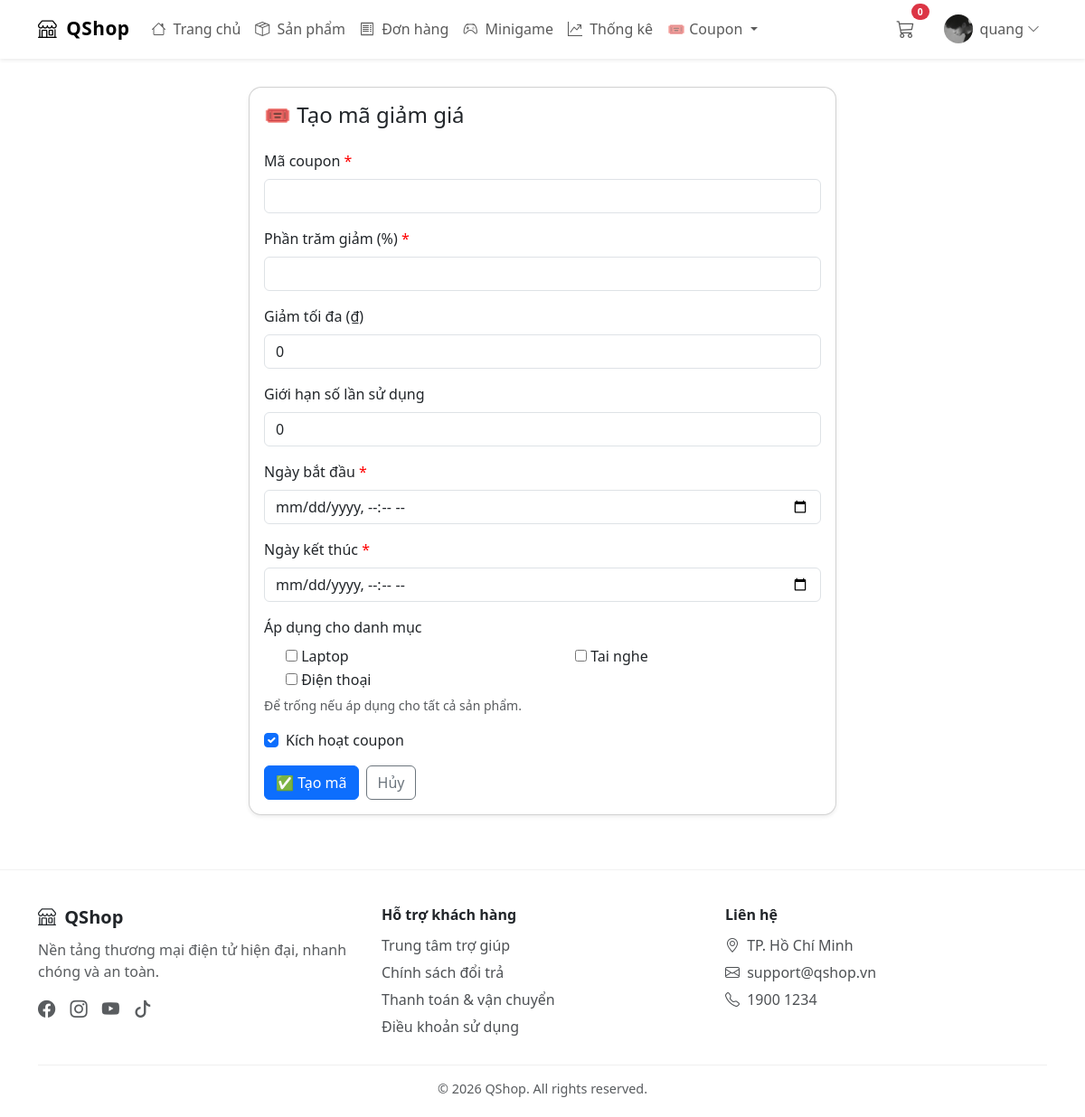
The app's page /shops/coupon/create/ (signed in) with its own data.
### users/models.py (models this page shows, shortened)
class Profile(models.Model):
    user = models.OneToOneField(settings.AUTH_USER_MODEL , on_delete=models.CASCADE)
    photo = models.ImageField(upload_to='users/%Y/%m/%d/', blank=True)
    phone = models.CharField(max_length=20, blank=True)
    address = models.TextField(blank=True)
    latitude = models.FloatField(null=True, blank=True)
    longitude = models.FloatField(null=True, blank=True)
    points = models.IntegerField(default=0)
    lifetime_points = models.IntegerField(default=0)
    minigame_plays = models.IntegerField(default=0)
    RANK_NEWBIE = "Newbie"
    RANK_EXPLORER = "Explorer"
    RANK_SHOPPER = "Shopper"
    RANK_REGULAR = "Regular"
    RANK_PREMIUM = "Premium"
    RANK_GOLD = "Gold Buyer"
    RANK_PLATINUM = "Platinum Buyer"
    RANK_DIAMOND = "Diamond Buyer"
    RANK_ELITE = "Elite Buyer"
    RANK_LEGEND = "Legend Buyer"
    RANK_CHOICES = (
        (RANK_NEWBIE, "Newbie"),
        (RANK_EXPLORER, "Explorer"),
        (RANK_SHOPPER, "Shopper"),
        (RANK_REGULAR, "Regular"),
        (RANK_PREMIUM, "Premium"),
        (RANK_GOLD, "Gold Buyer"),
        (RANK_PLATINUM, "Platinum Buyer"),
        (RANK_DIAMOND, "Diamond Buyer"),
        (RANK_ELITE, "Elite Buyer"),
        (RANK_LEGEND, "Legend Buyer"),
    )
    rank = models.CharField(
        max_length=30,
        choices=RANK_CHOICES,
        default=RANK_NEWBIE
    )

### shops/models.py (models this page shows)
class Category(models.Model):
    name = models.CharField(max_length=100, unique=True)
    slug = models.SlugField(unique=True)
    def __str__(self):
        return self.name

### shops/views.py (the view)
# urls.py: path('coupon/create/', views.create_coupon, name='coupon_create'),
@login_required
@permission_required('shops.add_coupon', raise_exception=True)
def create_coupon(request):
    form = CouponCreateForm(request.POST or None)
    if form.is_valid():
        form.save()
        return redirect('shops:coupon_stats')
    return render(request, 'shops/coupon_create.html', {'form': form})

### shops/context_processors.py (called while the page is built)
def cart_context(request):
    cart = request.session.get('cart', {})
    cart_items_count = len(cart)
    return {
        'cart_items_count': cart_items_count,
        'cart': cart
    }

### shops/templates/shops/coupon_create.html (shortened to what this page needs)
{% extends "shops/base.html" %} {% load static %}  {% block content %}
<link
  rel="stylesheet"
  href="https://cdn.jsdelivr.net/npm/flatpickr/dist/flatpickr.min.css"
/>
<div class="container mt-4 mb-5">
  <div class="card coupon-card shadow-sm">
    <div class="card-body">
      <h4 class="mb-4">🎟️ Tạo mã giảm giá</h4>
      <form method="post" novalidate>
        <div class="mb-3">
          <label class="form-label required"> Mã coupon </label>
          {{ form.code }}
        </div>
        <div class="mb-3">
          <label class="form-label required"> Phần trăm giảm (%) </label>
          {{ form.discount }}
        </div>
        <div class="mb-3">
          <label class="form-label"> Giảm tối đa (₫) </label>
          {{ form.max_discount }}
        </div>
        <div class="mb-3">
          <label class="form-label"> Giới hạn số lần sử dụng </label>
          {{ form.usage_limit }}
        </div>
        <div class="mb-3">
          <label class="form-label required"> Ngày bắt đầu </label>
          {{ form.valid_from }}
        </div>
        <div class="mb-3">
          <label class="form-label required"> Ngày kết thúc </label>
          {{ form.valid_to }}
        </div>
        <div class="mb-3">
          <label class="form-label">Áp dụng cho danh mục</label>
          <div class="row">
            {% for choice in form.categories %}
            <div class="col-md-6">
                <div class="form-check">
                    {{ choice.tag }}
                    <label class="form-check-label" for="{{ choice.id_for_label }}">
                        {{ choice.choice_label }}
                    </label>
                </div>
            </div>
            {% endfor %}
          </div>
          <div class="form-text">Để trống nếu áp dụng cho tất cả sản phẩm.</div>
        </div>
        <div class="form-check mb-3">
          {{ form.active }}
          <label class="form-check-label"> Kích hoạt coupon </label>
        </div>
        <div class="d-flex gap-2">
          <button class="btn btn-primary">✅ Tạo mã</button>
          <a
            href="{% url 'shops:coupon_stats' %}"
            class="btn btn-outline-secondary"
          >
            Hủy
          </a>
        </div>
      </form>
    </div>
  </div>
</div>
{% endblock %}

### shops/templates/shops/base.html (shortened to what this page needs)
<!doctype html>
{% load static %}
<html lang="vi">
  <head>
    <link
      href="https://cdn.jsdelivr.net/npm/bootstrap@5.3.8/dist/css/bootstrap.min.css"
      rel="stylesheet"
    />
    <link
      rel="stylesheet"
      href="https://cdn.jsdelivr.net/npm/bootstrap-icons@1.11.1/font/bootstrap-icons.css"
    />
  </head>
  <body>
    <nav class="navbar navbar-expand-lg fixed-top glass-nav shadow-sm">
      <div class="container">
        <a class="navbar-brand brand-logo" href="{% url 'shops:index' %}">
          <i class="bi bi-shop me-1"></i> QShop
        </a>
        <div class="collapse navbar-collapse" id="navbar">
          <ul class="navbar-nav me-auto">
            <li class="nav-item">
              <a class="nav-link" href="{% url 'shops:index' %}">
                <i class="bi bi-house me-1"></i> Trang chủ
              </a>
            </li>
            <li class="nav-item">
              <a class="nav-link" href="{% url 'shops:product' %}">
                <i class="bi bi-box-seam me-1"></i> Sản phẩm
              </a>
            </li>
            <li class="nav-item">
              <a class="nav-link" href="{% url 'shops:order_history' %}">
                <i class="bi bi-receipt me-1"></i> Đơn hàng
              </a>
            </li>
            <li class="nav-item">
              <a class="nav-link" href="{% url 'users:minigame' %}">
                <i class="bi bi-controller me-1"></i> Minigame
              </a>
            </li>
            {% if request.user.is_authenticated and request.user.is_staff or request.user.is_superuser %}
            <li class="nav-item">
              <a class="nav-link" href="{% url 'shops:shop_stats' %}">
                <i class="bi bi-graph-up-arrow me-1"></i> Thống kê
              </a>
            </li>
            {% endif %}
            {% if user.is_authenticated and perms.shops.view_coupon %}
            <li class="nav-item dropdown">
              <a
                class="nav-link dropdown-toggle"
                href="#"
                role="button"
                data-bs-toggle="dropdown"
              >
                🎟️ Coupon
              </a>
            </li>
            {% endif %}
          </ul>
          <ul class="navbar-nav ms-auto align-items-center">
            <li class="nav-item me-3 position-relative">
              <a class="nav-link" href="{% url 'shops:cart_detail' %}">
                <i class="bi bi-cart3 fs-5"></i>
                <span
                  id="cart-count"
                  class="badge bg-danger rounded-pill cart-badge"
                  >{{ cart_items_count }}</span
                >
              </a>
            </li>
            {% if request.user.is_authenticated %}
            <li class="nav-item dropdown">
              <a
                class="nav-link d-flex align-items-center"
                data-bs-toggle="dropdown"
                href="#"
              >
                <img
                  src="{% if request.user.profile.photo %}{{ request.user.profile.photo.url }}{% else %}https://i.pravatar.cc/150?u={{ request.user.id }}{% endif %}"
                  class="rounded-circle me-2"
                  width="32"
                  height="32"
                  style="object-fit: cover"
                />
                {{ request.user.username }}
                <i class="bi bi-chevron-down ms-1 small"></i>
              </a>
            </li>
            {% endif %}
          </ul>
        </div>
      </div>
    </nav>
    <main class="container pt-5 mt-4">
       {% block content %}{% endblock %}
    </main>
    <footer class="site-footer">
      <div class="container">
        <div class="row g-4">
          <div class="col-md-4">
            <h5 class="footer-title"><i class="bi bi-shop me-1"></i> QShop</h5>
            <p class="text-muted">
              Nền tảng thương mại điện tử hiện đại, nhanh chóng và an toàn.
            </p>
            <div class="social-icons mt-2">
              <a href="#"><i class="bi bi-facebook"></i></a>
              <a href="#"><i class="bi bi-instagram"></i></a>
              <a href="#"><i class="bi bi-youtube"></i></a>
              <a href="#"><i class="bi bi-tiktok"></i></a>
            </div>
          </div>
          <div class="col-md-4">
            <h6 class="footer-title">Hỗ trợ khách hàng</h6>
            <a href="#" class="footer-link">Trung tâm trợ giúp</a>
            <a href="#" class="footer-link">Chính sách đổi trả</a>
            <a href="#" class="footer-link">Thanh toán & vận chuyển</a>
            <a href="#" class="footer-link">Điều khoản sử dụng</a>
          </div>
          <div class="col-md-4">
            <h6 class="footer-title">Liên hệ</h6>
            <div class="footer-link">
              <i class="bi bi-geo-alt me-1"></i> TP. Hồ Chí Minh
            </div>
            <div class="footer-link">
              <i class="bi bi-envelope me-1"></i> support@qshop.vn
            </div>
            <div class="footer-link">
              <i class="bi bi-telephone me-1"></i> 1900 1234
            </div>
          </div>
        </div>
        <div class="footer-bottom text-center mt-4">
          © {{ now|default:"2026" }} QShop. All rights reserved.
        </div>
      </div>
    </footer>
  </body>
</html>

### shops/templates/shops/base.html (style rules this page uses)
.glass-nav { background: rgba(255, 255, 255, 0.7) !important; backdrop-filter: blur(12px); border-bottom: 1px solid rgba(255, 255, 255, 0.3); }
.brand-logo { font-weight: bold; font-size: 1.3rem; letter-spacing: 0.5px; }
.cart-badge { position: absolute; top: -5px; right: -8px; font-size: 0.65rem; }
.site-footer { background: rgba(255, 255, 255, 0.85); backdrop-filter: blur(10px); border-top: 1px solid rgba(0, 0, 0, 0.05); margin-top: 60px; padding: 40px 0 20px; }
.footer-title { font-weight: 600; margin-bottom: 12px; }
.footer-link { display: block; color: inherit; text-decoration: none; margin-bottom: 6px; opacity: 0.8; }
.footer-bottom { border-top: 1px solid rgba(0, 0, 0, 0.08); margin-top: 20px; padding-top: 15px; font-size: 0.9rem; opacity: 0.75; }
.social-icons a { color: inherit; font-size: 1.2rem; margin-right: 12px; opacity: 0.75; }

### shops/templates/shops/coupon_create.html (style rules this page uses)
.coupon-card { max-width: 650px; margin: auto; border-radius: 14px; }
.form-label { font-weight: 500; }
.required::after { content: " *"; color: red; }

### records on screen
Category: choice_label "Laptop"
Category: choice_label "Tai nghe"
Category: choice_label "Điện thoại"

### other values on screen
{{ cart_items_count }} "0"
{{ request.user.username }} "quang"
{{ now|default:"2026" }} "2026"
